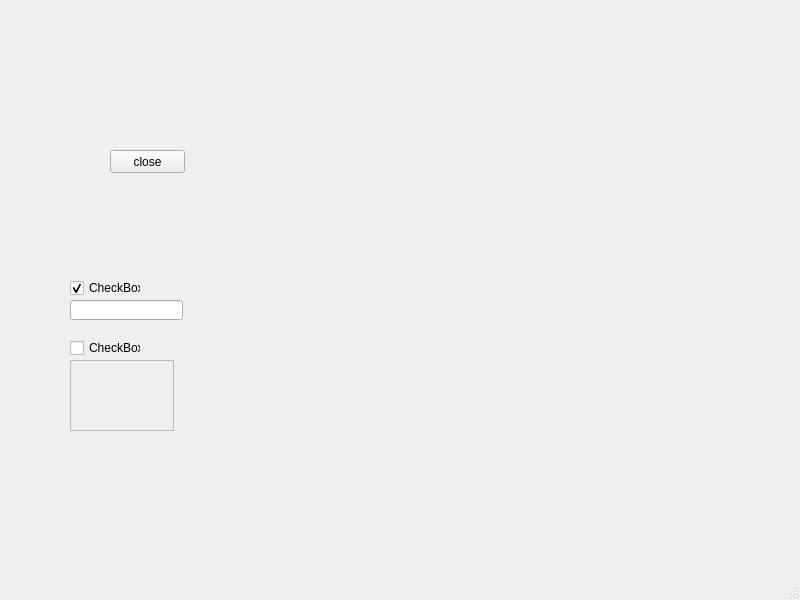
<?xml version="1.0" encoding="UTF-8"?>
<ui version="4.0">
 <class>MainWindow</class>
 <widget class="QMainWindow" name="MainWindow">
  <property name="geometry">
   <rect>
    <x>0</x>
    <y>0</y>
    <width>800</width>
    <height>600</height>
   </rect>
  </property>
  <property name="sizePolicy">
   <sizepolicy hsizetype="Expanding" vsizetype="Expanding">
    <horstretch>1</horstretch>
    <verstretch>0</verstretch>
   </sizepolicy>
  </property>
  <property name="windowTitle">
   <string>MainWindow</string>
  </property>
  <widget class="QWidget" name="centralwidget">
   <widget class="QPushButton" name="pushButton">
    <property name="geometry">
     <rect>
      <x>110</x>
      <y>150</y>
      <width>75</width>
      <height>23</height>
     </rect>
    </property>
    <property name="text">
     <string>close</string>
    </property>
   </widget>
   <widget class="QCheckBox" name="checkBox">
    <property name="geometry">
     <rect>
      <x>70</x>
      <y>280</y>
      <width>71</width>
      <height>16</height>
     </rect>
    </property>
    <property name="acceptDrops">
     <bool>false</bool>
    </property>
    <property name="autoFillBackground">
     <bool>false</bool>
    </property>
    <property name="text">
     <string>CheckBox</string>
    </property>
    <property name="checked">
     <bool>true</bool>
    </property>
    <property name="tristate">
     <bool>false</bool>
    </property>
   </widget>
   <widget class="QCheckBox" name="checkBox_2">
    <property name="geometry">
     <rect>
      <x>70</x>
      <y>340</y>
      <width>71</width>
      <height>16</height>
     </rect>
    </property>
    <property name="text">
     <string>CheckBox</string>
    </property>
   </widget>
   <widget class="QLineEdit" name="lineEdit">
    <property name="geometry">
     <rect>
      <x>70</x>
      <y>300</y>
      <width>113</width>
      <height>20</height>
     </rect>
    </property>
   </widget>
   <widget class="QTextEdit" name="textEdit">
    <property name="enabled">
     <bool>false</bool>
    </property>
    <property name="geometry">
     <rect>
      <x>70</x>
      <y>360</y>
      <width>104</width>
      <height>71</height>
     </rect>
    </property>
   </widget>
  </widget>
  <widget class="QMenuBar" name="menubar">
   <property name="geometry">
    <rect>
     <x>0</x>
     <y>0</y>
     <width>800</width>
     <height>23</height>
    </rect>
   </property>
  </widget>
  <widget class="QStatusBar" name="statusbar"/>
 </widget>
 <resources/>
 <connections>
  <connection>
   <sender>pushButton</sender>
   <signal>clicked()</signal>
   <receiver>MainWindow</receiver>
   <slot>close()</slot>
   <hints>
    <hint type="sourcelabel">
     <x>155</x>
     <y>181</y>
    </hint>
    <hint type="destinationlabel">
     <x>111</x>
     <y>270</y>
    </hint>
   </hints>
  </connection>
  <connection>
   <sender>checkBox</sender>
   <signal>toggled(bool)</signal>
   <receiver>lineEdit</receiver>
   <slot>setVisible(bool)</slot>
   <hints>
    <hint type="sourcelabel">
     <x>98</x>
     <y>315</y>
    </hint>
    <hint type="destinationlabel">
     <x>89</x>
     <y>339</y>
    </hint>
   </hints>
  </connection>
  <connection>
   <sender>checkBox_2</sender>
   <signal>toggled(bool)</signal>
   <receiver>textEdit</receiver>
   <slot>setEnabled(bool)</slot>
   <hints>
    <hint type="sourcelabel">
     <x>110</x>
     <y>371</y>
    </hint>
    <hint type="destinationlabel">
     <x>107</x>
     <y>417</y>
    </hint>
   </hints>
  </connection>
 </connections>
</ui>
